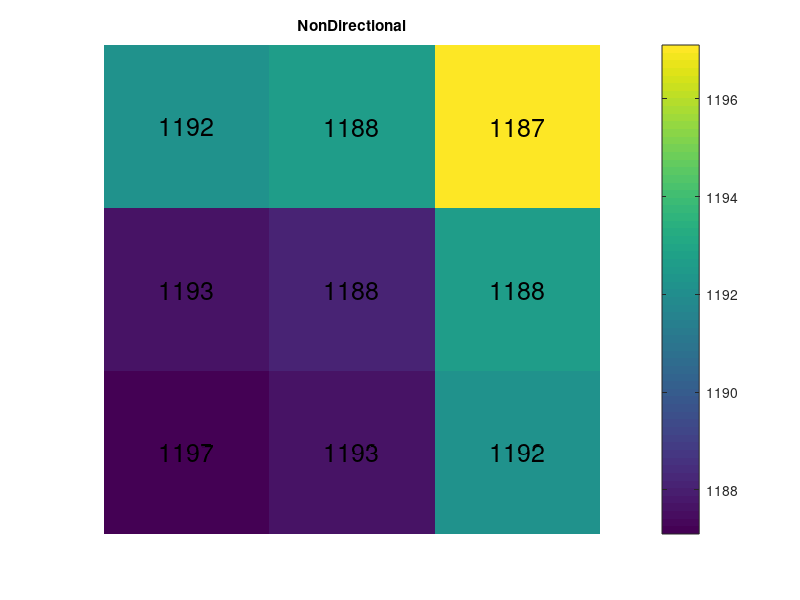

The MATLAB script that drew this image: (Note: this script raises an error after producing the figure.)
%% Validation of NonDirectional against iPACK19
% Comparison of Von Mises stress in lower left device of planar geometry as
% described in the 2019 iPACK paper "Evaluation of Low Order Stress Models for Use in Co-Design Analysis of Electronics Packaging."


%% Workflow for extracting VM stress data from NonDirectional
% # Construct planar geometry as described in iPACK19 (ipackmodel.ppresults)
% # Run solver for temperature and melt fraction values
% # Save PPResults object in GUI 
% # ParaPowerGUI(‘GetResults’).R;
% # Use PPResults object as input for NonDirectional to get exact Von Mises stress values

%% Original Planar Geometry (iPACK19 fig. 1)
%
% <<device.PNG>>
%

%% Input Geometry (recreated in ParaPowerGUI_V2)
%
% <<model_config_cropped.PNG>>
%

% Nondirectional stress in lower left device, calculated by Stress_NoSubstrate3D_time.m
vm_nondirec = [1192.1 1192.6 1197.1; 1187.6 1188.1 1192.6; 1187.1 1187.6 1192.1];

% iPACK19 stress in lower left device
vm_paper = [1220 1220 1225; 1215 1215 1220; 1214 1215 1220];

%% iPACK19 stress (fig. 11-3)
%
% <<iPACK19_fig11.PNG>>
%

clf

imagesc(vm_nondirec)
% overlay NonDirectional stress data
for k = 1:9
    col = mod(k-1,3) + 1;
    row = floor((k-1)/3) + 1;
    text(col,row,sprintf('%.0f',vm_nondirec(k)),'HorizontalAlignment','center','FontSize',18);
end
axis off
title('NonDirectional')
key2 = colorbar;
key2.Label.String = 'Von Mises Stress (mPa)';
axis square

% calculate percent error
diff = abs(vm_paper - vm_nondirec);
error = diff ./ vm_paper;
error_percent = error * 100;

figure
imagesc(error_percent)
axis off
key = colorbar;
key.Label.String = 'Percent Error';
title('Percent Error, iPACK19 vs. NonDirectional')
axis square
